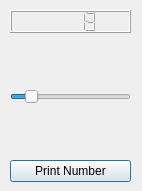
<?xml version="1.0" encoding="UTF-8"?>
<ui version="4.0">
 <class>Dialog</class>
 <widget class="QDialog" name="Dialog">
  <property name="geometry">
   <rect>
    <x>0</x>
    <y>0</y>
    <width>142</width>
    <height>191</height>
   </rect>
  </property>
  <property name="windowTitle">
   <string>Dialog</string>
  </property>
  <widget class="QWidget" name="layoutWidget">
   <property name="geometry">
    <rect>
     <x>10</x>
     <y>10</y>
     <width>121</width>
     <height>172</height>
    </rect>
   </property>
   <layout class="QVBoxLayout" name="verticalLayout">
    <item>
     <widget class="QLCDNumber" name="myLcdNumber">
      <property name="intValue" stdset="0">
       <number>13</number>
      </property>
     </widget>
    </item>
    <item>
     <spacer name="verticalSpacer">
      <property name="orientation">
       <enum>Qt::Vertical</enum>
      </property>
      <property name="sizeHint" stdset="0">
       <size>
        <width>20</width>
        <height>40</height>
       </size>
      </property>
     </spacer>
    </item>
    <item>
     <widget class="QSlider" name="myHorizontalSlider">
      <property name="value">
       <number>13</number>
      </property>
      <property name="sliderPosition">
       <number>13</number>
      </property>
      <property name="orientation">
       <enum>Qt::Horizontal</enum>
      </property>
     </widget>
    </item>
    <item>
     <spacer name="verticalSpacer_2">
      <property name="orientation">
       <enum>Qt::Vertical</enum>
      </property>
      <property name="sizeHint" stdset="0">
       <size>
        <width>20</width>
        <height>40</height>
       </size>
      </property>
     </spacer>
    </item>
    <item>
     <widget class="QPushButton" name="myPushButton">
      <property name="text">
       <string>Print Number</string>
      </property>
     </widget>
    </item>
   </layout>
  </widget>
 </widget>
 <resources/>
 <connections>
  <connection>
   <sender>myHorizontalSlider</sender>
   <signal>valueChanged(int)</signal>
   <receiver>myLcdNumber</receiver>
   <slot>display(int)</slot>
   <hints>
    <hint type="sourcelabel">
     <x>188</x>
     <y>96</y>
    </hint>
    <hint type="destinationlabel">
     <x>186</x>
     <y>67</y>
    </hint>
   </hints>
  </connection>
 </connections>
</ui>
